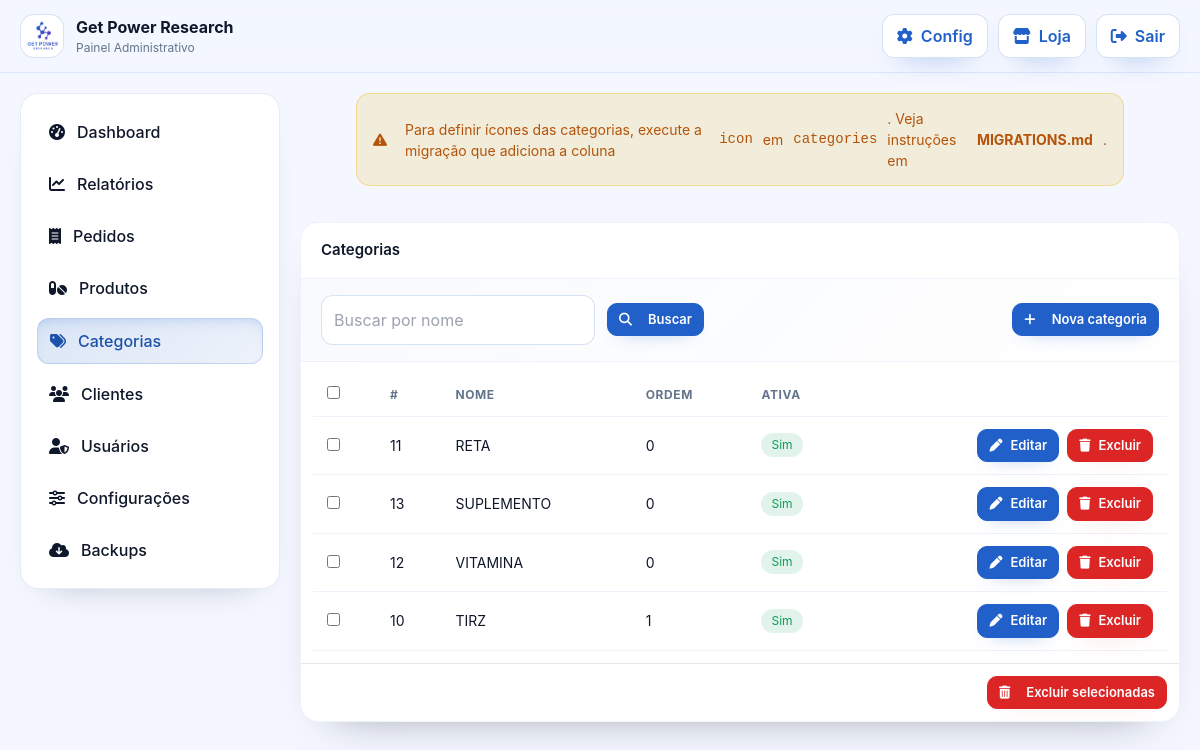
The app's page /categories.php (signed in) with its own data.
### tables this page shows
CREATE TABLE `settings` (
  `id` int(10) UNSIGNED NOT NULL,
  `skey` varchar(191) NOT NULL,
  `svalue` longtext NOT NULL,
  `updated_at` timestamp NOT NULL DEFAULT current_timestamp() ON UPDATE current_timestamp()
);

CREATE TABLE `categories` (
  `id` int(11) NOT NULL,
  `name` varchar(100) NOT NULL,
  `slug` varchar(100) NOT NULL,
  `description` text DEFAULT NULL,
  `image_path` varchar(255) DEFAULT NULL,
  `active` tinyint(1) DEFAULT 1,
  `sort_order` int(11) DEFAULT 0,
  `created_at` timestamp NULL DEFAULT current_timestamp()
);

### bootstrap.php (called while the page is built, shortened)
<?php
if (!function_exists('cache_busted_url')) {
  function cache_busted_url(string $path): string {
    $trimmed = trim($path);
    $absolute = __DIR__ . '/' . ltrim($trimmed, '/');
    $version = is_file($absolute) ? filemtime($absolute) : time();
    $separator = strpos($trimmed, '?') !== false ? '&' : '?';
    return $trimmed . $separator . 'v=' . $version;
  }
}
if (!function_exists('asset_url')) {
  function asset_url($rel){
    $clean = ltrim((string)$rel, '/');
    if (function_exists('cache_busted_url')) {
      return cache_busted_url($clean);
    }
    $abs = __DIR__ . '/' . $clean;
    $v = is_file($abs) ? filemtime($abs) : time();
    $sep = (strpos($clean,'?')!==false) ? '&' : '?';
    return $clean . $sep . 'v=' . $v;
  }
}

### lib/utils.php (called while the page is built, shortened)
<?php
if (!function_exists('setting_get')) {
    function setting_get(string $key, $default = null) {
        try {
            $pdo = db();
            $stmt = $pdo->prepare('SELECT svalue FROM settings WHERE skey = ?');
            $stmt->execute([$key]);
            $value = $stmt->fetchColumn();
            return $value;
        } catch (Throwable $e) {
            return $default;
        }
    }
}
if (!function_exists('csrf_token')) {
    function csrf_token() {
        return $_SESSION['csrf_token'];
    }
}
if (!function_exists('current_admin')) {
    function current_admin(): ?array {
        if (!empty($_SESSION['admin']) && is_array($_SESSION['admin'])) {
            return $_SESSION['admin'];
        }
        return null;
    }
}
if (!function_exists('current_admin_role')) {
    function current_admin_role(): string {
        $admin = current_admin();
        return $admin['role'] ?? 'admin';
    }
}
if (!function_exists('is_super_admin')) {
    function is_super_admin(): bool {
        return current_admin_role() === 'super_admin';
    }
}
if (!function_exists('categories_supports_icon_column')) {
    function categories_supports_icon_column(PDO $pdo): bool {
        static $supported = null;
        try {
            $stmt = $pdo->query("SHOW COLUMNS FROM categories LIKE 'icon'");
            $supported = $stmt && $stmt->fetch(PDO::FETCH_ASSOC) ? true : false;
        } catch (Throwable $e) {
            $supported = false;
        }
        return $supported;
    }
}
if (!function_exists('admin_can')) {
    function admin_can(string $capability): bool {
        if (is_super_admin()) {
            return true;
        }
        $role = current_admin_role();
        $caps = admin_role_capabilities($role);
        return in_array($capability, $caps, true);
    }
}
if (!function_exists('sanitize_html')) {
    function sanitize_html($html) {
        return htmlspecialchars((string)$html, ENT_QUOTES | ENT_HTML5, 'UTF-8');
    }
}
if (!function_exists('find_logo_path')) {
    function find_logo_path(): ?string {
        $cfgLogo = function_exists('setting_get') ? setting_get('store_logo_url') : null;
        if ($cfgLogo) {
            return ltrim((string)$cfgLogo, '/');
        }
        return null;
    }
}

### categories.php (the view, shortened to what this page needs)
<?php
require __DIR__.'/bootstrap.php';
require __DIR__.'/lib/utils.php';
require __DIR__.'/admin_layout.php';
$pdo = db();
$canManageCategories = admin_can('manage_categories');
$currentAdminIsSuper = is_super_admin();
$categoryIconsSupported = categories_supports_icon_column($pdo);
admin_header('Categorias');
if (!$categoryIconsSupported && $currentAdminIsSuper) {
  echo '<div class="alert alert-warning mx-auto max-w-3xl mb-4"><i class="fa-solid fa-triangle-exclamation mr-2"></i>Para definir ícones das categorias, execute a migração que adiciona a coluna <code>icon</code> em <code>categories</code>. Veja instruções em <strong>MIGRATIONS.md</strong>.</div>';
}
$q = trim((string)($_GET['q'] ?? ''));
$w=' WHERE 1=1 '; $p=[];
$st=$pdo->prepare("SELECT * FROM categories $w ORDER BY sort_order, name LIMIT 200");
$st->execute($p);
echo '<div class="card"><div class="card-title">Categorias</div>';
echo '<div class="card-toolbar">';
echo '  <form class="search-form" method="get">';
echo '    <input class="input" name="q" value="'.sanitize_html($q).'" placeholder="Buscar por nome">';
echo '    <button class="btn btn-primary btn-sm" type="submit"><i class="fa-solid fa-magnifying-glass mr-2"></i>Buscar</button>';
echo '  </form>';
echo '  <div class="toolbar-actions">';
if ($canManageCategories) {
  echo '    <a class="btn btn-alt btn-sm" href="categories.php?action=new"><i class="fa-solid fa-plus mr-2"></i>Nova categoria</a>';
}
echo '  </div>';
echo '</div>';
echo '<form method="post" action="categories.php?action=bulk_delete">';
echo '<div class="p-3 overflow-x-auto"><table class="table"><thead><tr>';
if ($currentAdminIsSuper) {
  echo '<th><input type="checkbox" id="checkAllCategories"></th>';
} else {
  echo '<th></th>';
}
echo '<th>#</th><th>Nome</th>';
echo '<th>Ordem</th><th>Ativa</th><th></th></tr></thead><tbody>';
foreach($st as $c){
  echo '<tr>';
  echo '<td>';
  if ($currentAdminIsSuper) {
    echo '<input type="checkbox" name="selected[]" value="'.(int)$c['id'].'">';
  }
  echo '</td>';
  echo '<td>'.(int)$c['id'].'</td>';
  echo '<td>'.sanitize_html($c['name']).'</td>';
  echo '<td>'.(int)$c['sort_order'].'</td>';
  echo '<td>'.((int)$c['active']?'<span class="badge ok">Sim</span>':'<span class="badge danger">Não</span>').'</td>';
  echo '<td><div class="action-buttons">';
  if ($canManageCategories) {
    echo '<a class="btn btn-alt btn-sm" href="categories.php?action=edit&id='.(int)$c['id'].'"><i class="fa-solid fa-pen"></i> Editar</a>';
  }
  if ($currentAdminIsSuper) {
    $deleteUrl = 'categories.php?action=delete&id='.(int)$c['id'].'&csrf='.csrf_token();
    echo '<a class="btn btn-danger btn-sm" href="'.$deleteUrl.'" onclick="return confirm(\'Excluir categoria?\')"><i class="fa-solid fa-trash"></i> Excluir</a>';
  }
  echo '</div></td>';
  echo '</tr>';
}
echo '</tbody></table></div>';
if ($currentAdminIsSuper) {
  echo '<div class="p-3 flex justify-end border-t"><button type="submit" class="btn btn-danger btn-sm" onclick="return confirm(\'Excluir as categorias selecionadas?\')"><i class="fa-solid fa-trash-can mr-2"></i>Excluir selecionadas</button></div>';
}
echo '</form></div>';
admin_footer();

### admin_layout.php (shortened to what this page needs)
<?php
function admin_header($title='Admin'){
  $store = setting_get('store_name', (cfg()['store']['name'] ?? 'Get Power Research'));
  $fullLogoPath = find_logo_path();
  $logoUrl = $fullLogoPath ? '/' . ltrim($fullLogoPath, '/') : null;
  echo '<!doctype html><html lang="pt-br"><head><meta charset="utf-8">';
  echo '<script src="https://cdn.tailwindcss.com"></script>';
  echo '<link rel="stylesheet" href="https://cdnjs.cloudflare.com/ajax/libs/font-awesome/6.5.0/css/all.min.css">';
  $css = function_exists('asset_url') ? asset_url('assets/admin.css') : 'assets/admin.css';
  echo '<link rel="stylesheet" href="'.$css.'">';
  echo '</head><body>';
  echo '<header class="admin-top"><div class="wrap">';
  $logoHtml = $logoUrl
    ? '<div class="logo img"><img src="'.sanitize_html($logoUrl).'" alt="Logo" class="logo-img"></div>'
    : '<div class="logo icon"><i class="fa-solid fa-capsules"></i></div>';
  echo '<div class="brand">'.$logoHtml.'<div><div class="name">'.sanitize_html($store).'</div><div class="sub">Painel Administrativo</div></div></div>';
  echo '<div class="actions">';
  echo '<a class="btn btn-ghost" href="admin.php?route=settings"><i class="fa-solid fa-gear"></i><span>Config</span></a>';
  echo '<a class="btn btn-ghost" href="index.php" target="_blank"><i class="fa-solid fa-store"></i><span>Loja</span></a>';
  echo '<a class="btn btn-ghost" href="admin.php?route=logout"><i class="fa-solid fa-right-from-bracket"></i><span>Sair</span></a>';
  echo '</div></div></header>';
  echo '<div class="admin-grid"><aside class="admin-side"><nav>';
  $cur = basename($_SERVER['SCRIPT_NAME']);
  echo '<a class="'.($cur==='dashboard.php'?'active':'').'" href="dashboard.php"><i class="fa-solid fa-gauge-high"></i>Dashboard</a>';
  echo '<a class="'.($cur==='reports.php'?'active':'').'" href="reports.php"><i class="fa-solid fa-chart-line"></i>Relatórios</a>';
  echo '<a class="'.($cur==='orders.php'?'active':'').'" href="orders.php"><i class="fa-solid fa-receipt"></i>Pedidos</a>';
  echo '<a class="'.($cur==='products.php'?'active':'').'" href="products.php"><i class="fa-solid fa-pills"></i>Produtos</a>';
  echo '<a class="'.($cur==='categories.php'?'active':'').'" href="categories.php"><i class="fa-solid fa-tags"></i>Categorias</a>';
  echo '<a class="'.($cur==='customers.php'?'active':'').'" href="customers.php"><i class="fa-solid fa-users"></i>Clientes</a>';
  echo '<a class="'.($cur==='users.php'?'active':'').'" href="users.php"><i class="fa-solid fa-user-shield"></i>Usuários</a>';
  echo '<a class="'.($cur==='settings.php'?'active':'').'" href="settings.php"><i class="fa-solid fa-sliders"></i>Configurações</a>';
  if (function_exists('is_super_admin') && is_super_admin()) {
    echo '<a class="'.($cur==='backup.php'?'active':'').'" href="backup.php"><i class="fa-solid fa-cloud-arrow-down"></i>Backups</a>';
  }
  echo '</nav></aside><main class="admin-main">';
}
function admin_footer(){
  echo '</main></div>';
  echo '</body></html>';
}

### records on screen
settings: svalue (picture)
settings: svalue "Get Power Research"
categories: id "11", name "RETA", sort_order "0", active "Sim"
categories: id "13", name "SUPLEMENTO", sort_order "0", active "Sim"
categories: id "12", name "VITAMINA", sort_order "0", active "Sim"
categories: id "10", name "TIRZ", sort_order "1", active "Sim"
